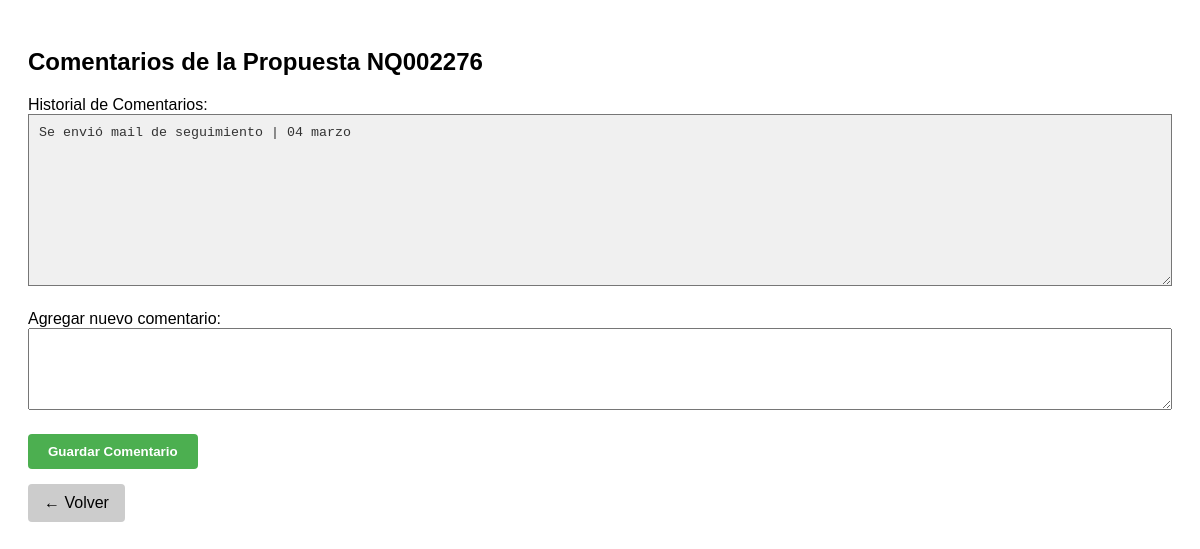
Screenshot of /propuestas/comentarios/NQ002276 (signed in) with the database file from the repository.
### tables this page shows
CREATE TABLE propuestas (
    id TEXT PRIMARY KEY,
    nro_antiguo TEXT,
    fecha_solicitud DATE,
    fecha_actualizacion DATE,
    cliente TEXT,
    cliente_final TEXT,
    nombre_oportunidad TEXT,
    account_manager TEXT,
    contacto_cliente TEXT,
    preventa_asignado TEXT,
    probabilidad_cierre REAL,
    status TEXT,
    cierre_soles REAL,
    cierre_dolares REAL,
    comentarios TEXT
);

### app.py (the view, shortened to what this page needs)
@app.route("/propuestas/comentarios/<string:id>", methods=["GET", "POST"])
def editar_comentario(id):
    if "usuario_id" not in session:
        return redirect(url_for("login"))
    propuesta = next((p for p in leer_propuestas({"id": id}) if p.id == id), None)
    if not propuesta:
        flash("Propuesta no encontrada.", "error")
        return redirect(url_for("index"))
    return render_template(
        "editar_comentario.html",
        propuesta=propuesta,
        next=request.args.get("next")
    )

### app.py (called while the page is built)
@app.before_request
def verificar_acceso():
    rutas_publicas = ["/login", "/static", "/favicon.ico"]
    if not session.get("usuario_id"):
        if not any(request.path.startswith(r) for r in rutas_publicas):
            return redirect(url_for('login'))

### utils/db_connection.py (called while the page is built)
def get_db_connection():
    base_dir = os.path.dirname(os.path.abspath(__file__))
    db_path = os.path.join(base_dir, '..', 'database', 'crm_database.db')
    conn = sqlite3.connect(db_path)
    conn.row_factory = sqlite3.Row  # ✅ Esto permite acceder a las columnas por nombre
    conn.execute("PRAGMA foreign_keys = ON")  # ✅ Activar claves foráneas
    return conn

### templates/editar_comentario.html (shortened to what this page needs)
<!DOCTYPE html>
<html lang="es">
<head>
</head>
<body>
    <h2>Comentarios de la Propuesta {{ propuesta.id }}</h2>
    <label>Historial de Comentarios:</label>
    <textarea class="readonly-area" rows="10" readonly>{{ propuesta.comentarios or "Sin comentarios previos" }}</textarea>
    <form method="POST">
        <label for="nuevo_comentario">Agregar nuevo comentario:</label>
        <textarea name="nuevo_comentario" rows="4" required></textarea>
        <button type="submit" class="button">Guardar Comentario</button>
    </form>
    {% if next %}
        <a href="{{ next }}" class="volver">← Volver</a>
    {% else %}
        {% if request.args.get('next') %}
          <a href="{{ request.args.get('next') }}" class="volver">← Volver</a>
        {% else %}
          <a href="{{ url_for('index') }}" class="volver">← Volver</a>
        {% endif %}
    {% endif %}
</body>
</html>

### templates/editar_comentario.html (style rules this page uses)
body { font-family: Arial, sans-serif; padding: 20px; }
textarea { width: 100%; padding: 10px; box-sizing: border-box; margin-bottom: 20px; }
.readonly-area { background-color: #f0f0f0; color: #333; }
.button { background-color: #4CAF50; color: white; padding: 10px 20px; border: none; border-radius: 4px; font-weight: bold; cursor: pointer; }
.volver { display: inline-block; margin-top: 15px; text-decoration: none; background-color: #ccc; padding: 10px 16px; border-radius: 4px; color: black; }

### rows the page displays
propuestas: id "NQ002276", comentarios "Se envió mail de seguimiento | 04 marzo"
